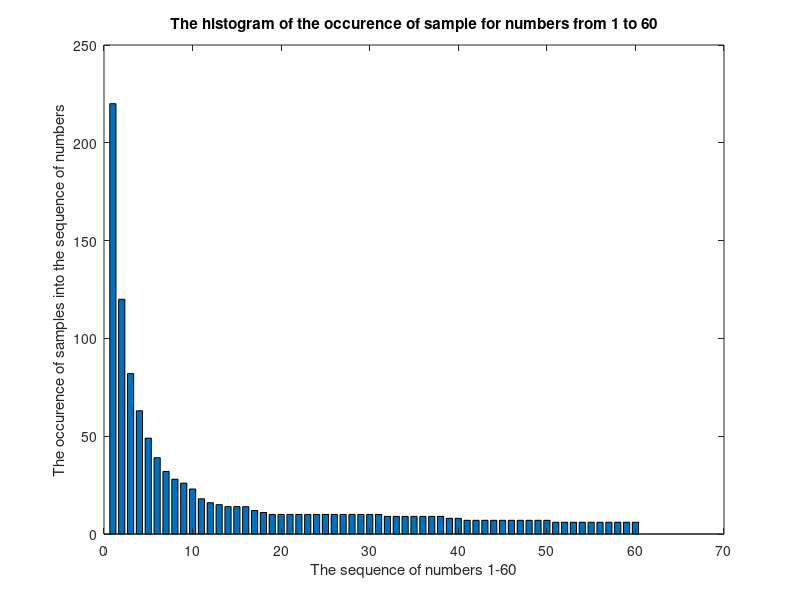

MATLAB code for this plot:
Sample_Size=1000;
Constant = 4.679;
Probability=1/Constant;
Random_Number=rand(1000,1);
count =0;
%Used Inverse transform method to produce the sequence X1
for Iteration_Var1=1:1:Sample_Size
    if(Random_Number(Iteration_Var1,1)<((Probability)/(1))) % This is used to generate X1 ( If u<p1 X=X1)
        count=count+1; % This is used to store all the values(Sample_Sizes) which is under X1.
    end
end
Vector_A(:,1)=count;% Store the value of X1 to the Vector_A(i=1)
%Used Inverse transform method to produce the sequence X2 to X60
for Iteration_Var2=2:1:60
    count =0;
    for Iteration_Var3=1:1:Sample_Size
 % This is used to generate X2 to X60 ( If p1<= u <p1+p2 then X=X2)
    if(((Probability)/(Iteration_Var2))<=Random_Number(Iteration_Var3,1)<(((Probability)/(Iteration_Var2-1))+((Probability)/(Iteration_Var2))))
    count=count+1; % This is used to store all the values(Sample_Sizes)which is under Xk
    end
    end
    Vector_A(:,Iteration_Var2)=count; % Store the value of Xk to the Vector_A(i=k)
end
bar(1:60,Vector_A,'BarWidth',0.7);
title('The histogram of the occurence of sample for numbers from 1 to 60');
xlabel('The sequence of numbers 1-60');
ylabel('The occurence of samples into the sequence of numbers');
